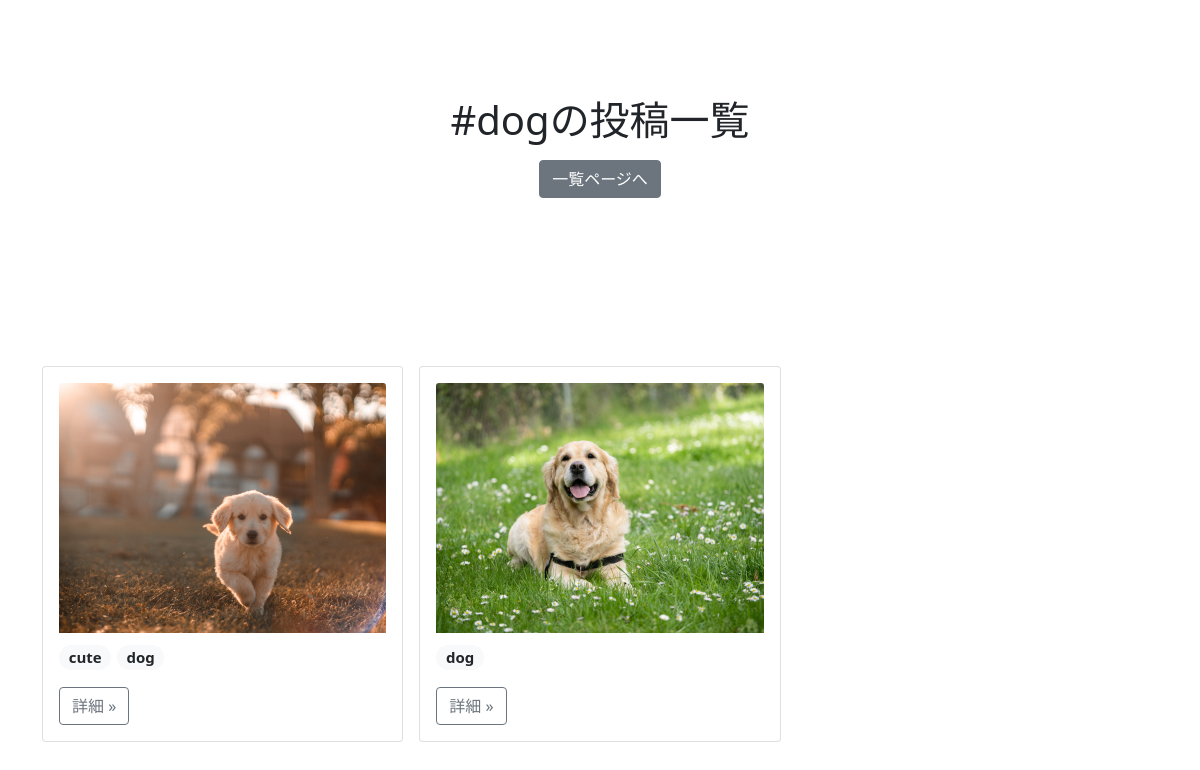
Screenshot of /tag/dog/ with the database file from the repository.
### album/models.py (models this page shows)
class Photo(models.Model):
    image = models.ImageField(null=False, blank=False, upload_to="uploads/")
    description = models.TextField(null=True, blank=True)
    created_at = models.DateTimeField(auto_now_add=True)
    tags = models.ManyToManyField(Tag, blank=True)

class Tag(models.Model):
    name = models.CharField(max_length=32, primary_key=True)
    def __str__(self):
        return self.name

### album/views.py (the view)
# urls.py: path("tag/<str:tag>/",TagPhotoListView.as_view(), name="tag-photo-list"),
class TagPhotoListView(ListView):
    model = Photo
    template_name = 'album/tag_photo.html'
    context_object_name = 'photos'
    def get_queryset(self, **kwargs):
        tag_name = self.kwargs["tag"]
        tag = get_object_or_404(Tag, name=tag_name)
        return super().get_queryset().filter(tags=tag)
    def get_context_data(self, *args, **kwargs):
        context = super().get_context_data(*args, **kwargs)
        context["tag"] = self.kwargs["tag"]
        return context

### album/templates/album/tag_photo.html (shortened to what this page needs)
{% extends 'album/base.html' %}
{% block header %}
<section class="py-5 text-center container">
    <div class="row py-lg-5">
        <div class="col-lg-6 col-md-8 mx-auto">
            <h1 class="fw-light">#{{ tag }}の投稿一覧</h1>
            <p>
                <a href="{% url 'photo-list' %}" class="btn btn-secondary my-2">一覧ページへ</a>
            </p>
        </div>
    </div>
</section>
{% endblock header %}
{% block content %}
<div class="container">
  <div class="row g-3">
    {% for photo in photos %}
    <div class="col-6 col-md-4">
      <div class="card">
          <div class="card-body">
              <img src="{{ photo.image.url }}" class="card-img-top" style="object-fit:cover; height: 250px;">
              <p class="mt-2 fs-5">
                {% for tag in photo.tags.all %}
                <span class="badge rounded-pill bg-light text-dark">
                    {{ tag }}
                </span>
                {% endfor %}
              </p>
              <a href="{% url 'photo-detail' photo.pk %}"class="btn btn-outline-secondary">詳細 »</a>
              </div>
          </div>
      </div>
    {% endfor %}
  </div>
</div>
{% endblock content %}

### rows the page displays
Photo: image (picture)
Tag: name "cute"
Tag: name "dog"
Photo: image (picture)

### other values shown
{{ tag }} "dog"
